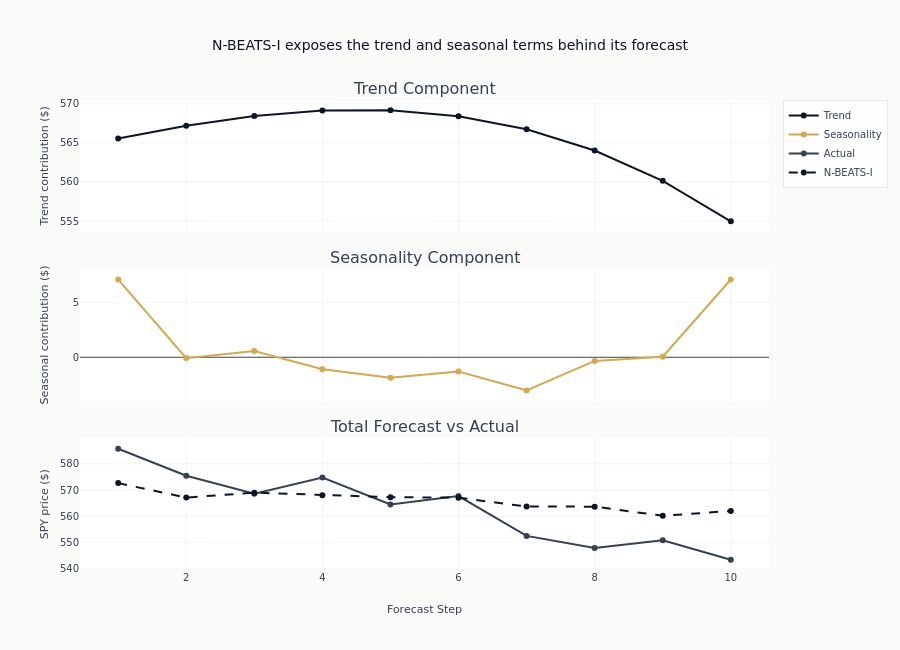

The notebook cell this image was saved under:
### Markdown cell above
Putting the components back on the dollar scale takes some care, because the two
halves mean different things. The trend carries the price level, so undoing the
standardization needs both the scale and the shift. The seasonal part is a deviation
around that level, already centred on zero, so it needs the scale only - adding the
training mean to it would move a wiggle of a few dollars up to the price of SPY and
make the panel unreadable.

### Code cell
trend_denorm = trend_forecast * price_std + price_mean
seasonal_denorm = seasonal_forecast * price_std  # Zero-centered
total_denorm = pred_i[sample_idx] * price_std + price_mean
actual_denorm = y_test[sample_idx] * price_std + price_mean

x_axis = list(range(1, HORIZON + 1))

fig = make_subplots(
    rows=3,
    cols=1,
    subplot_titles=["Trend Component", "Seasonality Component", "Total Forecast vs Actual"],
    shared_xaxes=True,
    vertical_spacing=0.08,
)

fig.add_trace(
    go.Scatter(x=x_axis, y=trend_denorm, name="Trend", line=dict(color=COLORS["blue"])),
    row=1,
    col=1,
)
fig.add_trace(
    go.Scatter(
        x=x_axis,
        y=seasonal_denorm,
        name="Seasonality",
        line=dict(color=COLORS["amber"]),
    ),
    row=2,
    col=1,
)
fig.add_trace(
    go.Scatter(
        x=x_axis,
        y=actual_denorm,
        name="Actual",
        line=dict(color=COLORS["neutral"], width=2),
    ),
    row=3,
    col=1,
)
fig.add_trace(
    go.Scatter(
        x=x_axis,
        y=total_denorm,
        name="N-BEATS-I",
        line=dict(color=COLORS["blue"], dash="dash"),
    ),
    row=3,
    col=1,
)

fig.update_layout(
    title="N-BEATS-I exposes the trend and seasonal terms behind its forecast",
    height=650,
)
fig.update_xaxes(title_text="Forecast Step", row=3, col=1)
fig.update_yaxes(title_text="Trend contribution ($)", row=1, col=1)
fig.update_yaxes(title_text="Seasonal contribution ($)", row=2, col=1)
fig.update_yaxes(title_text="SPY price ($)", row=3, col=1)
show_plotly_with_alt(
    fig,
    "Three stacked panels over the forecast horizon in days. The top panel plots the "
    "summed trend blocks, the middle the summed seasonality blocks, and the bottom "
    "the realised prices against the model's combined forecast.",
)

### Figure 1 — Plotly figure (JSON) as saved in the notebook; plotly's stock layout.template omitted (floating-point values rounded to 4 significant figures)
{"data": [{"line": {"color": "#0a1628"}, "name": "Trend", "type": "scatter", "x": [1, 2, 3, 4, 5, 6, 7, 8, 9, 10], "xaxis": "x", "y": [565.6, 567.2, 568.4, 569.1, 569.2, 568.4, 566.7, 564.0, 560.1, 555.0], "yaxis": "y"}, {"line": {"color": "#D4A84B"}, "name": "Seasonality", "type": "scatter", "x": [1, 2, 3, 4, 5, 6, 7, 8, 9, 10], "xaxis": "x2", "y": [7.071, -0.07675, 0.561, -1.084, -1.87, -1.301, -3.019, -0.3322, 0.05133, 7.071], "yaxis": "y2"}, {"line": {"color": "#334155", "width": 2}, "name": "Actual", "type": "scatter", "x": [1, 2, 3, 4, 5, 6, 7, 8, 9, 10], "xaxis": "x3", "y": [585.7, 575.4, 568.6, 574.7, 564.5, 567.7, 552.6, 548.0, 550.9, 543.5], "yaxis": "y3"}, {"line": {"color": "#0a1628", "dash": "dash"}, "name": "N-BEATS-I", "type": "scatter", "x": [1, 2, 3, 4, 5, 6, 7, 8, 9, 10], "xaxis": "x3", "y": [572.6, 567.1, 569.0, 568.0, 567.3, 567.1, 563.7, 563.7, 560.2, 562.1], "yaxis": "y3"}], "layout": {"annotations": [{"font": {"size": 16}, "showarrow": false, "text": "Trend Component", "x": 0.5, "xanchor": "center", "xref": "paper", "y": 1.0, "yanchor": "bottom", "yref": "paper"}, {"font": {"size": 16}, "showarrow": false, "text": "Seasonality Component", "x": 0.5, "xanchor": "center", "xref": "paper", "y": 0.64, "yanchor": "bottom", "yref": "paper"}, {"font": {"size": 16}, "showarrow": false, "text": "Total Forecast vs Actual", "x": 0.5, "xanchor": "center", "xref": "paper", "y": 0.28, "yanchor": "bottom", "yref": "paper"}], "height": 650, "title": {"text": "N-BEATS-I exposes the trend and seasonal terms behind its forecast"}, "xaxis": {"anchor": "y", "domain": [0.0, 1.0], "matches": "x3", "showticklabels": false}, "xaxis2": {"anchor": "y2", "domain": [0.0, 1.0], "matches": "x3", "showticklabels": false}, "xaxis3": {"anchor": "y3", "domain": [0.0, 1.0], "title": {"text": "Forecast Step"}}, "yaxis": {"anchor": "x", "domain": [0.72, 1.0], "title": {"text": "Trend contribution ($)"}}, "yaxis2": {"anchor": "x2", "domain": [0.36, 0.64], "title": {"text": "Seasonal contribution ($)"}}, "yaxis3": {"anchor": "x3", "domain": [0.0, 0.28], "title": {"text": "SPY price ($)"}}}}
